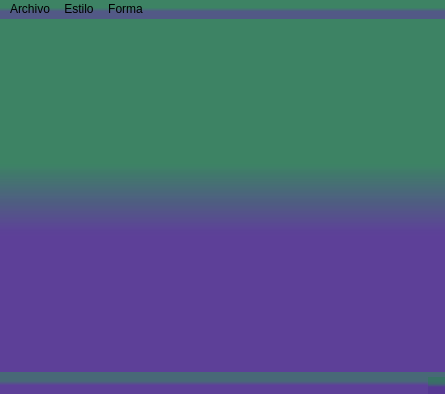
<?xml version="1.0" encoding="UTF-8"?>
<ui version="4.0">
 <class>Principal</class>
 <widget class="QMainWindow" name="Principal">
  <property name="geometry">
   <rect>
    <x>0</x>
    <y>0</y>
    <width>445</width>
    <height>394</height>
   </rect>
  </property>
  <property name="windowTitle">
   <string>Principal</string>
  </property>
  <property name="windowIcon">
   <iconset resource="imagenP.qrc">
    <normaloff>:/new/prefix1/imagen de tiendad/venta.png</normaloff>:/new/prefix1/imagen de tiendad/venta.png</iconset>
  </property>
  <property name="styleSheet">
   <string notr="true">background-color: qlineargradient(spread:reflect, x1:1, y1:0.943, x2:1, y2:0.0683636, stop:0.393258 rgba(82, 52, 145, 153), stop:0.606742 rgba(45, 121, 88, 148));</string>
  </property>
  <widget class="QWidget" name="centralwidget"/>
  <widget class="QMenuBar" name="menubar">
   <property name="geometry">
    <rect>
     <x>0</x>
     <y>0</y>
     <width>445</width>
     <height>21</height>
    </rect>
   </property>
   <widget class="QMenu" name="menuNuevo">
    <property name="title">
     <string>Archivo</string>
    </property>
    <addaction name="actionGuardar"/>
    <addaction name="actionGuardar_2"/>
    <addaction name="actionSalir"/>
   </widget>
   <widget class="QMenu" name="menuEstilo">
    <property name="title">
     <string>Estilo</string>
    </property>
    <addaction name="separator"/>
    <addaction name="separator"/>
    <addaction name="actionColor"/>
    <addaction name="actionAncho"/>
   </widget>
   <widget class="QMenu" name="menuForma">
    <property name="title">
     <string>Forma</string>
    </property>
    <addaction name="actionLibre"/>
    <addaction name="actionLinias"/>
    <addaction name="actionRectangulos"/>
   </widget>
   <addaction name="menuNuevo"/>
   <addaction name="menuEstilo"/>
   <addaction name="menuForma"/>
  </widget>
  <widget class="QStatusBar" name="statusbar"/>
  <action name="actionGuardar">
   <property name="icon">
    <iconset resource="imagenP.qrc">
     <normaloff>:/new/prefix1/imagen de tiendad/agregar-archivo.png</normaloff>:/new/prefix1/imagen de tiendad/agregar-archivo.png</iconset>
   </property>
   <property name="text">
    <string>&amp;Nuevo</string>
   </property>
   <property name="shortcut">
    <string>Ctrl+N</string>
   </property>
  </action>
  <action name="actionSalir">
   <property name="icon">
    <iconset resource="imagenP.qrc">
     <normaloff>:/new/prefix1/imagen de tiendad/cerrar-sesion.png</normaloff>:/new/prefix1/imagen de tiendad/cerrar-sesion.png</iconset>
   </property>
   <property name="text">
    <string>&amp;Salir</string>
   </property>
   <property name="shortcut">
    <string>Ctrl+Q</string>
   </property>
  </action>
  <action name="actionGuardar_2">
   <property name="icon">
    <iconset resource="imagenP.qrc">
     <normaloff>:/new/prefix1/imagen de tiendad/salvar.png</normaloff>:/new/prefix1/imagen de tiendad/salvar.png</iconset>
   </property>
   <property name="text">
    <string>&amp;Guardar</string>
   </property>
   <property name="shortcut">
    <string>Ctrl+S</string>
   </property>
  </action>
  <action name="actionColor">
   <property name="icon">
    <iconset resource="imagenP.qrc">
     <normaloff>:/new/prefix1/imagen de tiendad/seleccion-de-color.png</normaloff>:/new/prefix1/imagen de tiendad/seleccion-de-color.png</iconset>
   </property>
   <property name="text">
    <string>&amp;Color</string>
   </property>
   <property name="shortcut">
    <string>Ctrl+C</string>
   </property>
  </action>
  <action name="actionAncho">
   <property name="icon">
    <iconset resource="imagenP.qrc">
     <normaloff>:/new/prefix1/imagen de tiendad/ancho-del-texto.png</normaloff>:/new/prefix1/imagen de tiendad/ancho-del-texto.png</iconset>
   </property>
   <property name="text">
    <string>&amp;Ancho</string>
   </property>
   <property name="shortcut">
    <string>Ctrl+A</string>
   </property>
  </action>
  <action name="actionLibre">
   <property name="icon">
    <iconset resource="imagenP.qrc">
     <normaloff>:/new/prefix1/imagen de tiendad/piscis.png</normaloff>:/new/prefix1/imagen de tiendad/piscis.png</iconset>
   </property>
   <property name="text">
    <string>&amp;Libre</string>
   </property>
   <property name="shortcut">
    <string>Ctrl+L</string>
   </property>
  </action>
  <action name="actionLinias">
   <property name="icon">
    <iconset resource="imagenP.qrc">
     <normaloff>:/new/prefix1/imagen de tiendad/estilo-de-vida-saludable.png</normaloff>:/new/prefix1/imagen de tiendad/estilo-de-vida-saludable.png</iconset>
   </property>
   <property name="text">
    <string>L&amp;inias</string>
   </property>
   <property name="shortcut">
    <string>Ctrl+I</string>
   </property>
  </action>
  <action name="actionRectangulos">
   <property name="icon">
    <iconset resource="imagenP.qrc">
     <normaloff>:/new/prefix1/imagen de tiendad/educacion.png</normaloff>:/new/prefix1/imagen de tiendad/educacion.png</iconset>
   </property>
   <property name="text">
    <string>&amp;Rectangulos</string>
   </property>
   <property name="shortcut">
    <string>Ctrl+R</string>
   </property>
  </action>
 </widget>
 <resources>
  <include location="imagenP.qrc"/>
 </resources>
 <connections/>
</ui>
